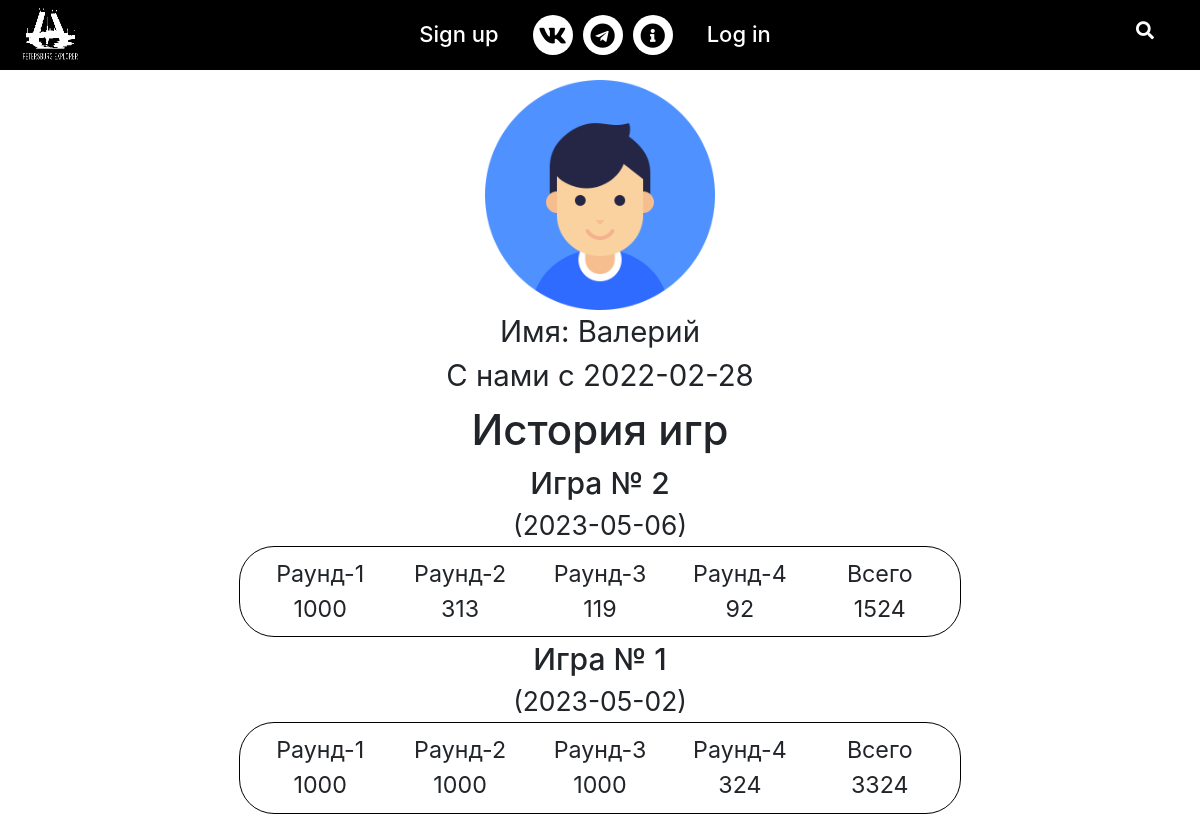
The app's page /users/Валерий, older data.
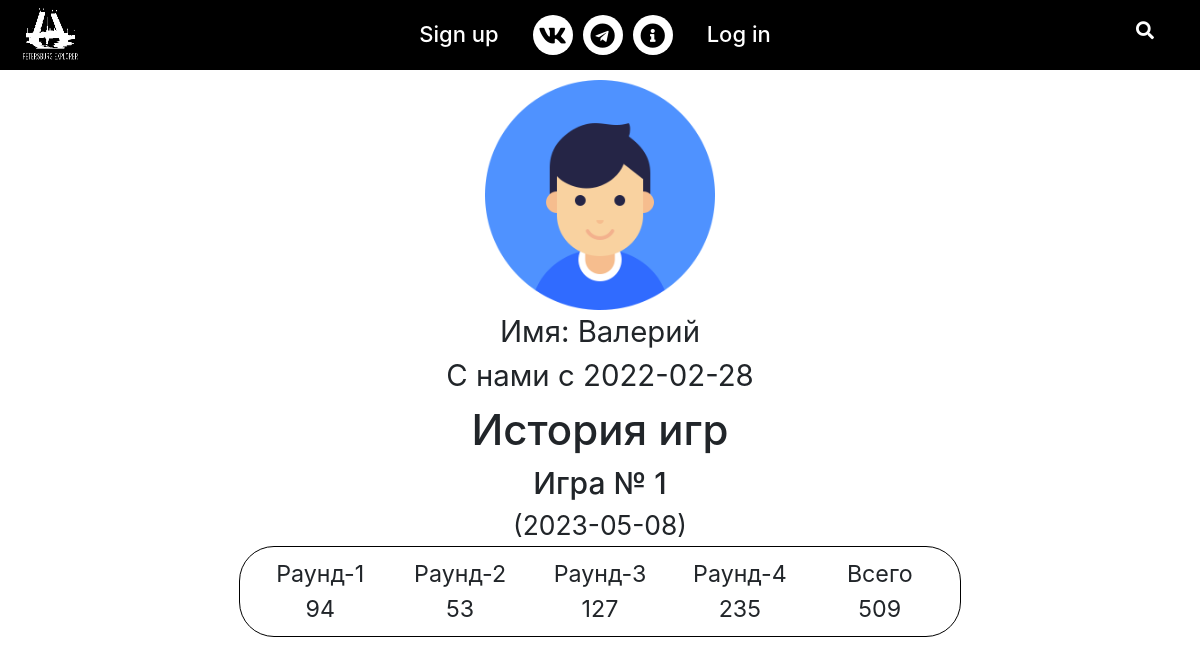
The same page, newer data.
### data/user.py (models this page shows, shortened)
class User(SqlAlchemyBase, UserMixin, SerializerMixin):
    __tablename__ = 'users'
    id = sqlalchemy.Column(sqlalchemy.Integer,
                           primary_key=True, autoincrement=True)
    name = sqlalchemy.Column(sqlalchemy.String, nullable=True)
    lower_name = sqlalchemy.Column(sqlalchemy.String, nullable=True)
    email = sqlalchemy.Column(sqlalchemy.String,
                              index=True, unique=True, nullable=True)
    hashed_password = sqlalchemy.Column(sqlalchemy.String, nullable=True)
    created_date = sqlalchemy.Column(sqlalchemy.Date, nullable=True, default=datetime.datetime.now)

### data/game_session.py (models this page shows, shortened)
class GameSession(SqlAlchemyBase):
    __tablename__ = 'game_sessions'
    id = sqlalchemy.Column(sqlalchemy.Integer,
                           primary_key=True, autoincrement=True)
    user_id = sqlalchemy.Column(sqlalchemy.Integer,
                                sqlalchemy.ForeignKey("users.id"))
    destination_coordinates_list = sqlalchemy.Column(sqlalchemy.String, nullable=True)
    finish_coordinates_list = sqlalchemy.Column(sqlalchemy.String, nullable=True)
    date = sqlalchemy.Column(sqlalchemy.Date, nullable=True, default=datetime.datetime.now)
    total_score = sqlalchemy.Column(sqlalchemy.Integer, nullable=True)
    round = sqlalchemy.Column(sqlalchemy.Integer, nullable=True)
    first_round_score = sqlalchemy.Column(sqlalchemy.Integer, nullable=True)
    second_round_score = sqlalchemy.Column(sqlalchemy.Integer, nullable=True)
    third_round_score = sqlalchemy.Column(sqlalchemy.Integer, nullable=True)
    fourth_round_score = sqlalchemy.Column(sqlalchemy.Integer, nullable=True)

### web_infrastructure/users_blueprint.py (the view)
@blueprint.route('/users/<username>')
def view_user(username):
    db_sess = db_session.create_session()
    user = db_sess.query(User).filter(
        (User.name == username)).first()
    game_sessions = db_sess.query(GameSession).filter(
        (GameSession.user_id == user.id))
    return render_template("profile.html", game_sessions=reversed(list(game_sessions)), user=user)

### data/db_session.py (called while the page is built)
def create_session() -> Session:
    global __factory
    return __factory()

### main.py (called while the page is built)
def create_app():
    app = Flask(__name__)
    app.config['SECRET_KEY'] = 'petersburg_explorer_secret_key'
    login_manager = LoginManager()
    login_manager.init_app(app)
    @login_manager.user_loader
    def load_user(user_id):
        db_sess = db_session.create_session()
        return db_sess.query(User).get(user_id)
    @app.context_processor
    def base():
        form = SearchForm()
        return dict(form=form)
    app.register_blueprint(users_blueprint.blueprint)
    app.register_blueprint(game_blueprint.blueprint)
    load_dotenv(dotenv_path='data/.env')
    db_session.global_init('db/Petersburg.db')
    return app

### templates/profile.html (shortened to what this page needs)
{% extends "base.html" %}
{% block content %}
<head>
    <link rel="stylesheet" href="../static/css/profile.css" type="text/css">
</head>
<div class="container">
    <div class="user-info">
        <img class="user-logo" src="../static/img/user.png" alt="..." width="230" height="230">
        <div class="info-label">Имя: {{ user.name }}</div>
        <div class="info-label">С нами с {{ user.created_date }}</div>
    </div>
    <div class="game-history">
        <div class="hist-label">
            История игр
        </div>
        {% for item in game_sessions%}
        <span class="game-label">Игра № {{ loop.revindex }}</span> <span class="date-label">({{ item.date }})</span>
        <div class="game-session">
            <div class="game-session-element">Раунд-1 <br> {{item.first_round_score}}</div>
            <div class="game-session-element">Раунд-2 <br> {{item.second_round_score}}</div>
            <div class="game-session-element">Раунд-3 <br> {{item.third_round_score}}</div>
            <div class="game-session-element">Раунд-4 <br> {{item.fourth_round_score}}</div>
            <div class="game-session-element">Всего <br> {{ item.total_score }}</div>
        </div>
        {% endfor %}
    </div>
</div>
{% endblock %}

### templates/base.html (shortened to what this page needs)
<!DOCTYPE html>
<html lang="ru">
<head>
    <link rel="stylesheet" href="../static/css/style.css">
    <link href="https://cdn.jsdelivr.net/npm/bootstrap@5.0.0-beta2/dist/css/bootstrap.min.css" rel="stylesheet"
>
    <link rel="stylesheet" href="https://maxcdn.bootstrapcdn.com/bootstrap/4.0.0/css/bootstrap.min.css">
</head>
<body>
    <div class="wrapper">
        {% include "navbar.html" %}
        {% block content %}
        {% endblock %}
    </div>
</body>

### templates/navbar.html (shortened to what this page needs)
<head>
    <link rel="stylesheet" href="https://cdnjs.cloudflare.com/ajax/libs/font-awesome/5.15.3/css/all.min.css" />
</head>
<nav>
    <div class="logo"><a href="/">
            <img src="../static/img/logo.png" alt="" width="60" height="60">
        </a></div>
    <div class="content">
        <ul class="links">
            {% if not current_user.is_authenticated %}
            <li class="signup">
                <a href="/signup">Sign up</a>
            </li>
            {% endif %}
            <li class="social-menu">
                <div class="social-menu-element">
                    <a href="https://vk.com/petersburgexplorer">
                        <i class="fab fa-vk"></i>
                    </a>
                </div>
                <div class="social-menu-element">
                    <a href="https://t.me/peterburgexplorer_bot">
                        <i class="fab fa-telegram"></i>
                    </a>
                </div>
                <div class="social-menu-element">
                    <a href="/info/">
                        <i class="fas fa-info-circle"></i>
                    </a>
                </div>
            </li>
            {% if current_user.is_authenticated %}
            <li class="profile">
                <a href="#" class="desktop-link">
                    <i class="fas fa-user-circle"></i>
                    {{ current_user.name }}
                </a>
                <input type="checkbox" id="show-features">
                <label for="show-features">
                    <i class="fas fa-user-circle"></i>
                    {{ current_user.name }}
                </label>
                <ul class="dropdown">
                    <li><a href="/profile">Профиль</a></li>
                    <li><a href="/logout">Выйти</a></li>
                </ul>
            </li>
            {% else %}
            <li class="login">
                <a href="/login">Log in</a>
            </li>
            {% endif %}
        </ul>
    </div>
    <label for="show-search" class="search-icon"><i class="fas fa-search"></i></label>
</nav>

### static/css/style.css (style rules this page uses)
* { margin: 0; padding: 0; box-sizing: border-box; text-decoration: none; }
.wrapper { display: -webkit-box; display: -ms-flexbox; display: flex; -webkit-box-orient: vertical; -webkit-box-direction: normal; -ms-flex-direction: column; flex-direction: column; -ms-flex-wrap: wrap; flex-wrap: wrap; }
.wrapper nav { background-color: #000; position: relative; display: flex; width: 100%;; height: 70px; align-items: center; justify-content: space-between; }
nav .content { display: flex; align-items: center; }
.wrapper nav ul { padding-left: 0; }
nav .content .links { display: flex; margin-bottom: 0rem }
nav .content .links .social-menu { display: flex; align-self: center; }
.content .links li { list-style: none; line-height: 70px; margin: 0 0.5rem; }
.content .links li a, .content .links li label { color: #fff; text-decoration: none; font-size: 22px; font-weight: 500; padding: 9px 17px; border-radius: 5px; transition: all 0.3s ease; }
.wrapper .search-icon, .wrapper .menu-icon { color: #fff; font-size: 18px; cursor: pointer; line-height: 70px; width: 70px; text-align: center; }
.social-menu-element { padding: 0 5px; }
.social-menu-element a { border-radius: 50%!important; display: flex!important; align-items: center!important; justify-content: center!important; width: 40px; height: 40px; background-color: white; text-align: center; border-radius: 50%; -webkit-transition: 0.5s; transition: 0.5s; -webkit-transform: translate(0, 0px); transform: translate(0, 0px); -webkit-box-shadow: 0px 7px 5px rgba(0, 0, 0, 0.5); box-shadow: 0px 7px 5px rgba(0, 0, 0, 0.5); }
.social-menu-element i { color: #000000; font-size: 25px; -webkit-transition: 0.5s; transition: 0.5s; }
.social-menu-element a:hover, .social-menu-element a:visited, .social-menu-element a:link, .social-menu-element a:active { text-decoration: none; }
@media screen and (max-width: 1250px) { .wrapper nav { max-width: 100%; padding: 0 20px; } }
@media screen and (max-width: 1250px) { .content .links li a { padding: 8px 13px; } }

### static/css/profile.css (style rules this page uses)
.container { text-align: center; }
.game-history { display: flex; flex-direction: column; align-items: center; }
.game-session { border-radius: 35px; padding: 10px; border: 1px solid #000; display: flex; flex-wrap: wrap; font-size: calc(12px + 12 * (100vw / 1280)); width: 65%; }
.game-session-element { padding: 0px 0.1em; flex: 0 1 20%; }
.hist-label { display: inline; font-size: 3.5vw; font-weight: 550; }
.game-label { font-size: 2.5vw; font-weight: 500; }
.date-label { font-size: 2.2vw; }
.user-info { padding-top: 10px; display: block; }
.info-label { font-size: calc(20px + 10 * (100vw / 1280)); }

Row changes from the older to the newer data that the page shows:
removed GameSession: date "2023-05-06", first_round_score "1000", second_round_score "313", third_round_score "119", fourth_round_score "92", total_score "1524"
removed GameSession: date "2023-05-02", first_round_score "1000", second_round_score "1000", third_round_score "1000", fourth_round_score "324", total_score "3324"
added GameSession: date "2023-05-08", first_round_score "94", second_round_score "53", third_round_score "127", fourth_round_score "235", total_score "509"
